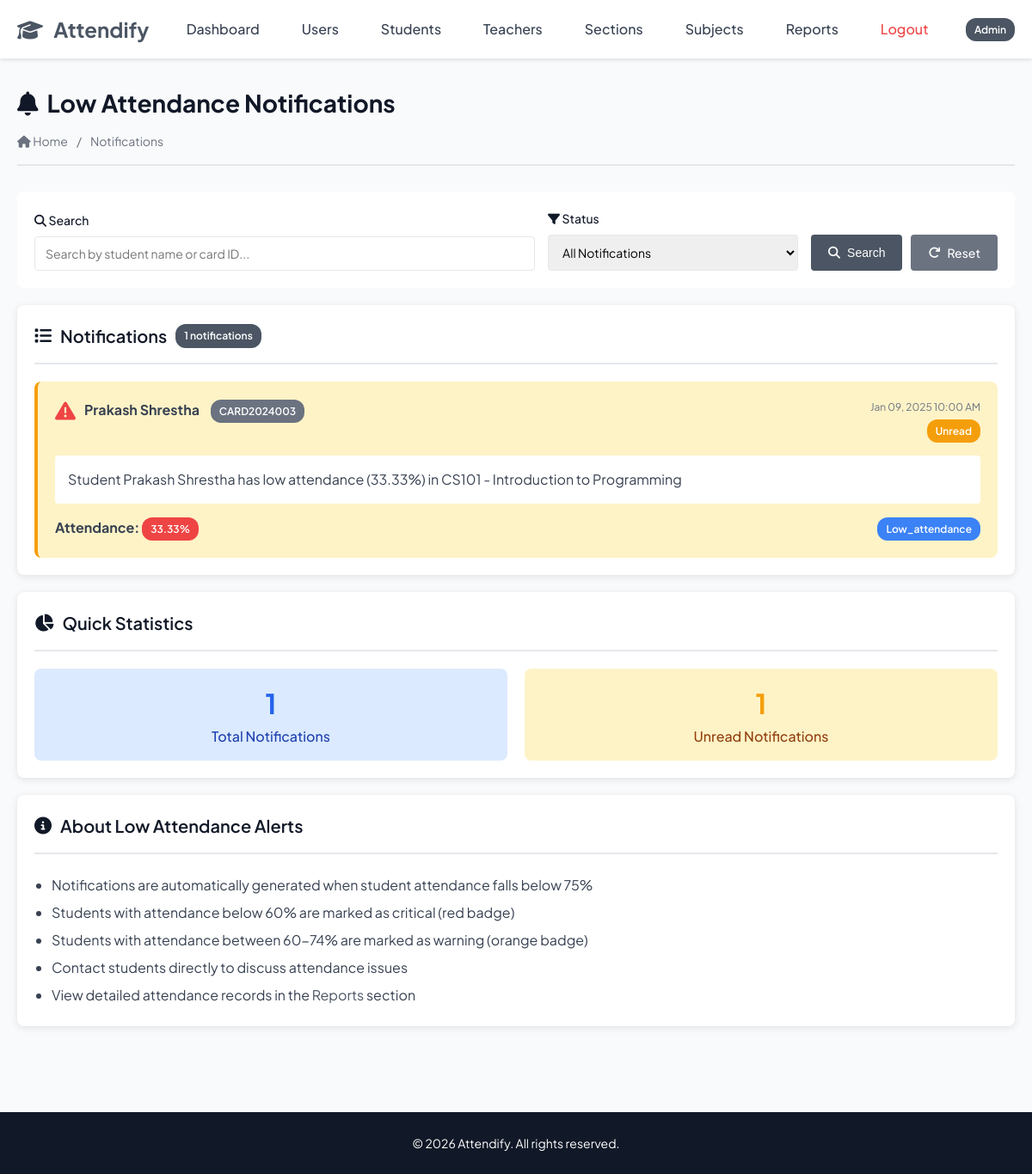
The page /admin/notifications.php (signed in) on the database its author committed.
### tables this page shows
CREATE TABLE `notifications` (
  `notification_id` int(11) NOT NULL AUTO_INCREMENT,
  `student_id` int(11) NOT NULL,
  `admin_id` int(11) NOT NULL,
  `notification_type` varchar(50) DEFAULT 'low_attendance',
  `message` text NOT NULL,
  `attendance_percentage` decimal(5,2) DEFAULT NULL,
  `created_at` datetime DEFAULT current_timestamp(),
  `is_read` tinyint(1) DEFAULT 0,
  PRIMARY KEY (`notification_id`),
  KEY `idx_student_notifications` (`student_id`),
  KEY `idx_admin_notifications` (`admin_id`),
  KEY `idx_unread_notifications` (`is_read`),
  KEY `idx_notification_date` (`created_at`),
  CONSTRAINT `notifications_ibfk_1` FOREIGN KEY (`student_id`) REFERENCES `students` (`student_id`) ON DELETE CASCADE ON UPDATE CASCADE,
  CONSTRAINT `notifications_ibfk_2` FOREIGN KEY (`admin_id`) REFERENCES `admins` (`admin_id`) ON DELETE CASCADE ON UPDATE CASCADE
);

CREATE TABLE `students` (
  `student_id` int(11) NOT NULL AUTO_INCREMENT,
  `user_id` int(11) NOT NULL,
  `student_card_id` varchar(50) NOT NULL,
  `first_name` varchar(50) NOT NULL,
  `last_name` varchar(50) NOT NULL,
  `email` varchar(100) DEFAULT NULL,
  `phone` varchar(15) DEFAULT NULL,
  `enrollment_date` date NOT NULL,
  `status` enum('active','inactive','graduated') DEFAULT 'active',
  PRIMARY KEY (`student_id`),
  UNIQUE KEY `student_card_id` (`student_card_id`),
  UNIQUE KEY `email` (`email`),
  KEY `user_id` (`user_id`),
  KEY `idx_student_card` (`student_card_id`),
  KEY `idx_student_name` (`first_name`,`last_name`),
  KEY `idx_status` (`status`),
  CONSTRAINT `students_ibfk_1` FOREIGN KEY (`user_id`) REFERENCES `users` (`user_id`) ON DELETE CASCADE ON UPDATE CASCADE
);

### admin/notifications.php (the view, shortened to what this page needs)
<?php
require_once '../config.php';
$search = get('search', '');
$filter_read = get('filter_read', '');
$sql = "SELECT
    n.notification_id,
    n.notification_type,
    n.message,
    n.attendance_percentage,
    n.created_at,
    n.is_read,
    s.student_id,
    s.student_card_id,
    s.first_name,
    s.last_name
FROM NOTIFICATIONS n
JOIN STUDENTS s ON n.student_id = s.student_id
WHERE n.admin_id = ?";
$sql .= " ORDER BY n.is_read ASC, n.created_at DESC";
$stmt = $conn->prepare($sql);
if (!empty($search) && $filter_read !== '') {
    $stmt->bind_param("isssi", $_SESSION['admin_id'], $search_term, $search_term, $search_term, $filter_read);
} elseif (!empty($search)) {
    $stmt->bind_param("isss", $_SESSION['admin_id'], $search_term, $search_term, $search_term);
} elseif ($filter_read !== '') {
    $stmt->bind_param("ii", $_SESSION['admin_id'], $filter_read);
} else {
    $stmt->bind_param("i", $_SESSION['admin_id']);
}
$stmt->execute();
$result = $stmt->get_result();
include '../includes/header.php';
?>
<div class="page-header">
    <div>
        <h1><i class="fas fa-bell"></i> Low Attendance Notifications</h1>
        <div class="breadcrumb">
            <a href="dashboard.php"><i class="fas fa-home"></i> Home</a>
            <span>/</span>
            <span>Notifications</span>
        </div>
    </div>
</div>
<div class="search-filter-section">
    <form method="GET" action="" style="display: flex; gap: 15px; width: 100%; align-items: end; flex-wrap: wrap;">
        <div class="form-group" style="flex: 2; margin-bottom: 0; min-width: 250px;">
            <label for="search"><i class="fas fa-search"></i> Search</label>
            <input
                type="text"
                id="search"
                name="search"
                placeholder="Search by student name or card ID..."
                value="<?php echo htmlspecialchars($search); ?>"
            >
        </div>
        <div class="form-group" style="flex: 1; margin-bottom: 0; min-width: 150px;">
            <label for="filter_read"><i class="fas fa-filter"></i> Status</label>
            <select id="filter_read" name="filter_read">
                <option value="">All Notifications</option>
            </select>
        </div>
        <div style="display: flex; gap: 10px;">
            <button type="submit" class="btn btn-primary">
                <i class="fas fa-search"></i> Search
            </button>
            <a href="notifications.php" class="btn btn-secondary">
                <i class="fas fa-redo"></i> Reset
            </a>
        </div>
    </form>
</div>
<div class="card">
    <div class="card-header">
        <h2 class="card-title">
            <i class="fas fa-list"></i> Notifications
            <span class="badge badge-primary"><?php echo $result->num_rows; ?> notifications</span>
        </h2>
    </div>
    <div class="card-body">
        <?php if ($result->num_rows > 0): ?>
            <div style="display: flex; flex-direction: column; gap: 15px;">
                <?php while ($notification = $result->fetch_assoc()): ?>
                    <div style="background-color: <?php echo $notification['is_read'] ? '#f9fafb' : '#fef3c7'; ?>; padding: 20px; border-radius: 8px; border-left: 4px solid <?php echo $notification['is_read'] ? '#6b7280' : '#f59e0b'; ?>;">
                        <div style="display: flex; justify-content: space-between; align-items: start; margin-bottom: 10px;">
                            <div style="display: flex; align-items: center; gap: 10px;">
                                <i class="fas fa-exclamation-triangle" style="color: <?php echo $notification['attendance_percentage'] < 60 ? '#ef4444' : '#f59e0b'; ?>; font-size: 24px;"></i>
                                <div>
                                    <strong style="font-size: 16px;"><?php echo e($notification['first_name'] . ' ' . $notification['last_name']); ?></strong>
                                    <span class="badge badge-secondary" style="margin-left: 10px;"><?php echo e($notification['student_card_id']); ?></span>
                                </div>
                            </div>
                            <div style="text-align: right;">
                                <div style="font-size: 12px; color: #6b7280;"><?php echo formatDateTime($notification['created_at']); ?></div>
                                <?php if ($notification['is_read']): ?>
                                    <span class="badge badge-secondary" style="margin-top: 5px;">Read</span>
                                <?php else: ?>
                                    <span class="badge badge-warning" style="margin-top: 5px;">Unread</span>
                                <?php endif; ?>
                            </div>
                        </div>
                        <div style="margin: 15px 0; padding: 15px; background-color: white; border-radius: 4px;">
                            <p style="margin: 0; color: #374151;"><?php echo e($notification['message']); ?></p>
                        </div>
                        <div style="display: flex; justify-content: space-between; align-items: center;">
                            <div>
                                <strong>Attendance:</strong>
                                <?php echo getAttendancePercentageBadge($notification['attendance_percentage']); ?>
                            </div>
                            <div>
                                <span class="badge badge-info"><?php echo ucfirst($notification['notification_type']); ?></span>
                            </div>
                        </div>
                    </div>
                <?php endwhile; ?>
            </div>
        <?php endif; ?>
    </div>
</div>
<?php
$stats_sql = "SELECT
    COUNT(*) as total,
    SUM(CASE WHEN is_read = 0 THEN 1 ELSE 0 END) as unread
FROM NOTIFICATIONS
WHERE admin_id = ?";
$stats_stmt = $conn->prepare($stats_sql);
$stats_stmt->bind_param("i", $_SESSION['admin_id']);
$stats_stmt->execute();
$stats_result = $stats_stmt->get_result();
$stats = $stats_result->fetch_assoc();
?>
<div class="card" style="margin-top: 20px;">
    <div class="card-header">
        <h2 class="card-title"><i class="fas fa-chart-pie"></i> Quick Statistics</h2>
    </div>
    <div class="card-body">
        <div style="display: grid; grid-template-columns: repeat(auto-fit, minmax(200px, 1fr)); gap: 20px;">
            <div style="text-align: center; padding: 15px; background-color: #dbeafe; border-radius: 8px;">
                <div style="font-size: 32px; font-weight: bold; color: #2563eb;"><?php echo $stats['total']; ?></div>
                <div style="color: #1e40af; font-weight: 500;">Total Notifications</div>
            </div>
            <div style="text-align: center; padding: 15px; background-color: #fef3c7; border-radius: 8px;">
                <div style="font-size: 32px; font-weight: bold; color: #f59e0b;"><?php echo $stats['unread']; ?></div>
                <div style="color: #92400e; font-weight: 500;">Unread Notifications</div>
            </div>
        </div>
    </div>
</div>
<div class="card" style="margin-top: 20px;">
    <div class="card-header">
        <h2 class="card-title"><i class="fas fa-info-circle"></i> About Low Attendance Alerts</h2>
    </div>
    <div class="card-body">
        <ul style="margin: 0; padding-left: 20px; line-height: 2;">
            <li>Notifications are automatically generated when student attendance falls below 75%</li>
            <li>Students with attendance below 60% are marked as critical (red badge)</li>
            <li>Students with attendance between 60-74% are marked as warning (orange badge)</li>
            <li>Contact students directly to discuss attendance issues</li>
            <li>View detailed attendance records in the <a href="reports.php">Reports</a> section</li>
        </ul>
    </div>
</div>
<?php
include '../includes/footer.php';
?>

### config.php (shortened to what this page needs)
<?php
function formatDateTime($datetime) {
    return date('M d, Y h:i A', strtotime($datetime));
}
function getAttendancePercentageBadge($percentage) {
    if ($percentage >= 75) {
        return '<span class="badge badge-success">' . $percentage . '%</span>';
    } elseif ($percentage >= 60) {
        return '<span class="badge badge-warning">' . $percentage . '%</span>';
    } else {
        return '<span class="badge badge-danger">' . $percentage . '%</span>';
    }
}
function e($string) {
    return htmlspecialchars($string, ENT_QUOTES, 'UTF-8');
}
function get($key, $default = '') {
    return isset($_GET[$key]) ? $_GET[$key] : $default;
}
?>

### css/styles.css (style rules this page uses)
* { margin: 0; padding: 0; box-sizing: border-box; }
:root { --primary-color: #4b5563; --secondary-color: #6366f1; --danger-color: #ef4444; --warning-color: #f59e0b; --info-color: #3b82f6; --dark-color: #111827; --light-color: #f9fafb; --white-color: #ffffff; --border-color: #e5e7eb; --text-color: #374151; --text-muted: #6b7280; --success-color: #10b981; }
body { font-family: 'Plus Jakarta Sans', sans-serif; font-size: 16px; line-height: 1.6; color: var(--text-color); background-color: var(--light-color); }
a { text-decoration: none; color: var(--primary-color); transition: color 0.3s ease; }
.card { background-color: var(--white-color); border-radius: 8px; box-shadow: 0 2px 8px rgba(0, 0, 0, 0.1); padding: 20px; margin-bottom: 20px; }
.card-header { border-bottom: 2px solid var(--border-color); padding-bottom: 15px; margin-bottom: 20px; }
.card-title { font-size: 20px; font-weight: 600; color: var(--dark-color); display: flex; align-items: center; gap: 10px; }
.card-body { padding: 0; }
.form-group { margin-bottom: 20px; }
label { display: block; margin-bottom: 8px; font-weight: 500; color: var(--dark-color); font-size: 14px; }
input[type="text"], input[type="email"], input[type="password"], input[type="number"], input[type="date"], input[type="time"], input[type="tel"], select, textarea { width: 100%; padding: 10px 12px; border: 1px solid var(--border-color); border-radius: 4px; font-size: 14px; font-family: inherit; transition: all 0.3s ease; }
.btn { display: inline-flex; align-items: center; gap: 8px; padding: 10px 20px; border: none; border-radius: 4px; font-size: 14px; font-weight: 500; cursor: pointer; text-decoration: none; }
.btn-primary { background-color: var(--primary-color); color: var(--white-color); }
.btn-secondary { background-color: #6b7280; color: var(--white-color); }
.badge { display: inline-block; padding: 4px 10px; font-size: 12px; font-weight: 600; border-radius: 12px; color: var(--white-color); }
.badge-primary { background-color: var(--primary-color); }
.badge-danger { background-color: var(--danger-color); }
.badge-warning { background-color: var(--warning-color); }
.badge-info { background-color: var(--info-color); }
.badge-secondary { background-color: #6b7280; }
.search-filter-section { background-color: var(--white-color); padding: 20px; border-radius: 8px; margin-bottom: 20px; display: flex; gap: 15px; flex-wrap: wrap; align-items: end; }
.search-filter-section .form-group { margin-bottom: 0; flex: 1; min-width: 200px; }
.page-header { display: flex; justify-content: space-between; align-items: center; margin-bottom: 30px; padding-bottom: 15px; border-bottom: 2px solid var(--border-color); }
.page-header h1 { font-size: 28px; color: var(--dark-color); display: flex; align-items: center; gap: 10px; }
.breadcrumb { display: flex; gap: 10px; align-items: center; font-size: 14px; color: var(--text-muted); margin-top: 10px; }
.breadcrumb a { color: var(--text-muted); }

### rows shown on the page
notifications: student.last_name "Prakash Shrestha", student.student_card_id "CARD2024003", created_at "Jan 09, 2025 10:00 AM", is_read "Unread", message "Student Prakash Shrestha has low attendance (33.33%) in CS101 - Introduction to Programming", attendance_percentage "33.33", notification_type "Low_attendance"

### other values the page prints
$_SESSION['user_type'] "Admin"
$result->num_rows "1"
$stats['total'] "1"
$stats['unread'] "1"
